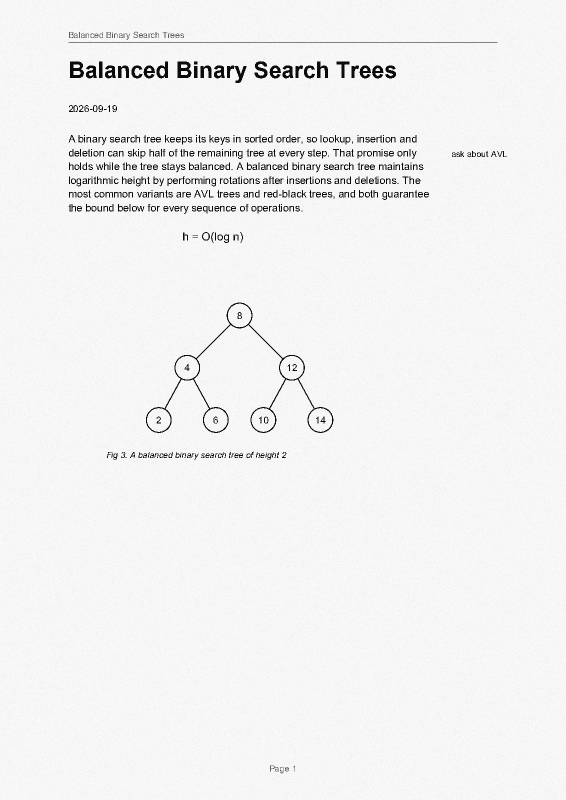
#> input picture tests/corpus/scan_p1.png, 1132 x 1600 px (shown at 1/2 size)
$ python -i segment.py   (imports and definitions only)
#> lines starting #> are read from the running program, lines starting #| are printed output that depends on the picture; after the words box and inside, x2 and y2 are one past the last pixel; in counts of white or black regions, pixels touching at a corner belong together
#> further down, picture is the input picture: shape (1600, 1132); min 0, max 255, mean 241.5
"""Pixels -> boxes, and the measurements classification reads.

Segmentation writes boxes and ``nature``. Measurement writes
``meta["line_count"]`` (8a: horizontal projection, not block height) and
``meta["ink"]`` (median grey of ink pixels, for the faint rule). Sparse
reclassify flips ``nature`` after text extraction, before ``kind`` exists.

Words -> lines is in ``lines`` (8e).
"""
from __future__ import annotations

import cv2
import numpy as np

from winnow.types import DEFAULT, Config, Region


# --- basics -------------------------------------------------------------

def to_gray(img: np.ndarray) -> np.ndarray:
    return img if img.ndim == 2 else cv2.cvtColor(img, cv2.COLOR_RGB2GRAY)


# [30 lines left out: functions work_scale, resize_to_work, text_zoom, normalise_polarity, not called in this run]


def binarise(gray: np.ndarray, cfg: Config = DEFAULT) -> np.ndarray:
    """Ink = 255. Otsu, but anything clearly darker than the paper is ink
    too: on a page of black text, Otsu alone files grey furniture under
    background and it vanishes without a trace."""
    t, _ = cv2.threshold(gray, 0, 255, cv2.THRESH_BINARY_INV | cv2.THRESH_OTSU)
#> t = 107
    paper = float(np.median(gray))
#> paper = 246
    t = max(t, paper - cfg.ink_min_contrast)
#> t = 206
    return np.where(gray < t, 255, 0).astype(np.uint8)
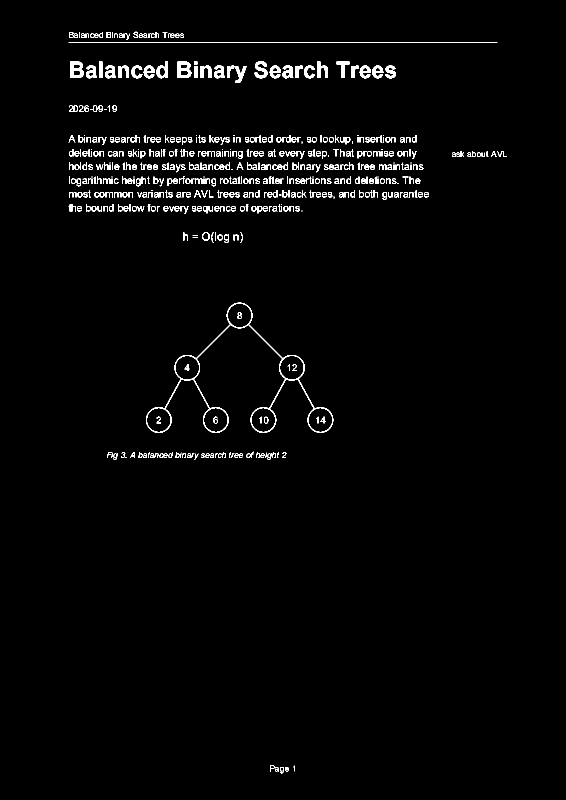
#> returned value: shape (1600, 1132) (shown at 1/2 size); 2% white in thin lines or dots, all inside (x1, y1, x2, y2) = (137, 63, 1014, 1547)


# [4 lines left out: function is_blank, not called in this run]


def _crop(gray: np.ndarray, r: Region) -> np.ndarray:
    h, w = gray.shape
    return gray[max(0, r.y0):min(h, r.y1), max(0, r.x0):min(w, r.x1)]


# --- measurement (8a) ---------------------------------------------------

# [30 lines left out: functions line_count, ink_level, measure, not called in this run]


# --- segmentation (image pages) ------------------------------------------

def _boxes(mask: np.ndarray) -> list[tuple[int, int, int, int]]:
    n, _, stats, _ = cv2.connectedComponentsWithStats(mask, connectivity=8)
    return [(x, y, x + w, y + h) for x, y, w, h, _ in stats[1:n]]


def _iou(a, b) -> float:
    ix = max(0, min(a[2], b[2]) - max(a[0], b[0]))
    iy = max(0, min(a[3], b[3]) - max(a[1], b[1]))
    inter = ix * iy
    union = (a[2] - a[0]) * (a[3] - a[1]) + (b[2] - b[0]) * (b[3] - b[1]) - inter
    return inter / union if union else 0.0


def glyph_height(ink: np.ndarray, cfg: Config) -> float:
    """Median component height on the page: the body glyph size."""
    n, _, st, _ = cv2.connectedComponentsWithStats(ink, connectivity=8)
#> n = 519; st = 519 rows, first 6: [0, 0, 1132, 1600, 1775627], [267, 63, 10, 13, 49], [138, 64, 9, 12, 58], [158, 64, 2, 12, 24], [199, 64, 7, 12, 33], [213, 64, 9, 12, 58]
    hs = st[1:n, 3][st[1:n, 4] >= cfg.noise_area]
#> hs = 514 values, max 261 at index 461, min 1 at index 22, mean 12.68
    return float(np.median(hs)) if hs.size else float(cfg.fallback_line_h)


def _stroke_share(ink: np.ndarray, box, glyph_h: float, cfg: Config) -> float:
    """Share of a block's ink in components far taller than a body glyph.
    Text: ~0. A drawing (often one connected component): most of it. A row
    of similar tall glyphs is a large-type title, so it scores 0."""
    x0, y0, x1, y1 = box
    n, _, st, _ = cv2.connectedComponentsWithStats(ink[y0:y1, x0:x1], connectivity=8)
    w, h, area = st[1:n, 2], st[1:n, 3], st[1:n, 4]
    tall = h > cfg.stroke_min_ratio * glyph_h
    if not tall.any():
        return 0.0
    glyphlike = (h >= cfg.row_similar * h[tall].min()) & (area < cfg.solid_fill * w * h)
    if glyphlike.sum() >= cfg.text_row_min:
        return 0.0
    return float(area[tall].sum() / max(1, area.sum()))


def segment(gray: np.ndarray, cfg: Config = DEFAULT) -> list[Region]:
    """Boxes and physical nature for a page already at work height."""
    ink = binarise(gray, cfg)
    glyph_h = glyph_height(ink, cfg)
#> glyph_h = 11
    k = cv2.getStructuringElement(cv2.MORPH_RECT, (cfg.dilate_h, cfg.dilate_v))
    blocks = _boxes(cv2.dilate(ink, k))
#> in _boxes, `n, _, stats, _ = cv2.connectedComponentsWithStats(mask, connectivity=8)`: n = 10; stats = [[0, 0, 1132, 1600, 1593692], [125, 57, 882, 36, 17453], [128, 116, 676, 57, 28613], [126, 204, 120, 27, 3221], [125, 264, 745, 171, 108816], [892, 296, 134, 25, 3221], [354, 458, 144, 35, 4452], [280, 599, 399, 274, 40258], [202, 897, 383, 29, 9550], [528, 1525, 74, 29, 1924]]
#> in _boxes, `n, _, stats, _ = cv2.connectedComponentsWithStats(mask, connectivity=8)`:
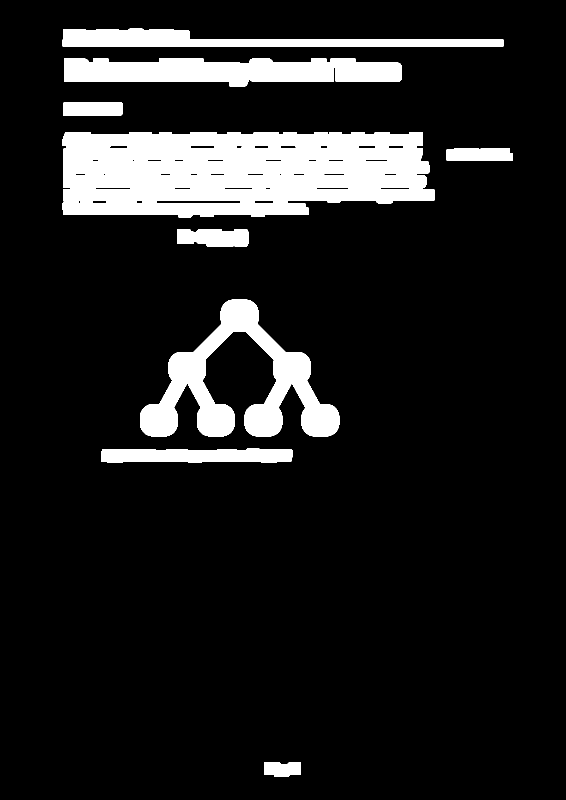
#> mask: shape (1600, 1132) (shown at 1/2 size); 12% white; 9 white regions, largest, box (x1, y1, x2, y2) and area: (125, 264, 870, 435) 108816, (280, 599, 679, 873) 40258, (128, 116, 804, 173) 28613
#> blocks = [(125, 57, 1007, 93), (128, 116, 804, 173), (126, 204, 246, 231), (125, 264, 870, 435), (892, 296, 1026, 321), (354, 458, 498, 493), (280, 599, 679, 873), (202, 897, 585, 926), (528, 1525, 602, 1554)]
    figs, texts = [], []
    for b in blocks:
        w, h = b[2] - b[0], b[3] - b[1]
        drawing = (w * h >= cfg.fig_min_area and h >= cfg.sparse_min_h
                   and _stroke_share(ink, b, glyph_h, cfg) > cfg.stroke_share_min)
        (figs if drawing else texts).append(b)
#> this loop made 9 passes
#> (b, drawing) on passes 1, 3, 5, 6, 8, 9: ((125, 57, 1007, 93), False), ((126, 204, 246, 231), False), ((892, 296, 1026, 321), False), ((354, 458, 498, 493), False), ((202, 897, 585, 926), False), ((528, 1525, 602, 1554), False)
#> (x0 in _stroke_share, y0 in _stroke_share, x1 in _stroke_share, y1 in _stroke_share, n in _stroke_share, drawing) on passes 2, 4: (128, 116, 804, 173, 27, False), (125, 264, 870, 435, 383, False)
    # Join scattered strokes of one drawing into one figure.
    if figs:
        m = np.zeros_like(ink)
        for x0, y0, x1, y1 in figs:
            m[y0:y1, x0:x1] = 255
        kc = cv2.getStructuringElement(cv2.MORPH_RECT, (cfg.fig_close_kernel,) * 2)
        figs = [b for b in _boxes(cv2.morphologyEx(m, cv2.MORPH_CLOSE, kc))
                if (b[2] - b[0]) * (b[3] - b[1]) >= cfg.fig_min_area]
#> in _boxes (call 2), `n, _, stats, _ = cv2.connectedComponentsWithStats(mask, connectivity=8)`: n = 2; stats = [[0, 0, 1132, 1600, 1701874], [280, 599, 399, 274, 109326]]
#> in _boxes (call 2), `n, _, stats, _ = cv2.connectedComponentsWithStats(mask, connectivity=8)`:
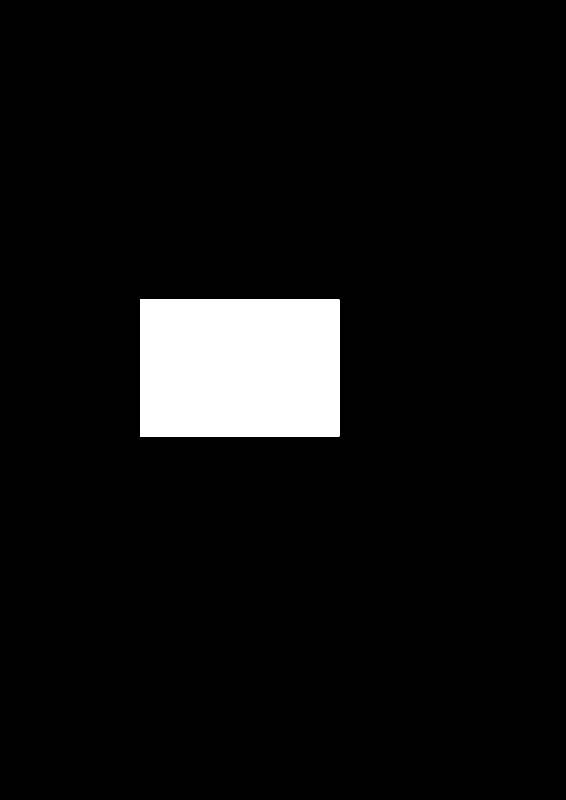
#> mask: shape (1600, 1132) (shown at 1/2 size); 6% white; 1 white region, box (x1, y1, x2, y2) and area: (280, 599, 679, 873) 109326
#> figs = [(280, 599, 679, 873)]
    # Text inside a figure is its labels; duplicates of one another merge.
    texts = [t for t in texts if not any(_iou(t, f) > 0 and _inside(t, f) for f in figs)]
#> texts = [(125, 57, 1007, 93), (128, 116, 804, 173), (126, 204, 246, 231), (125, 264, 870, 435), (892, 296, 1026, 321), (354, 458, 498, 493), (202, 897, 585, 926), (528, 1525, 602, 1554)]
    kept: list[tuple] = []
    for t in sorted(texts, key=lambda b: -(b[2] - b[0]) * (b[3] - b[1])):
        if all(_iou(t, o) <= cfg.merge_iou for o in kept):
            kept.append(t)
#> this loop made 8 passes
#> t on passes 2 to 8: (128, 116, 804, 173), (125, 57, 1007, 93), (202, 897, 585, 926), (354, 458, 498, 493), (892, 296, 1026, 321), (126, 204, 246, 231), (528, 1525, 602, 1554)
#> after the loop, kept = [(125, 264, 870, 435), (128, 116, 804, 173), (125, 57, 1007, 93), (202, 897, 585, 926), (354, 458, 498, 493), (892, 296, 1026, 321), (126, 204, 246, 231), (528, 1525, 602, 1554)]
    out = [Region(*map(int, f), nature="figure") for f in figs]
#> out = 1 item
    out += [Region(*map(int, t), nature="text") for t in kept]
#> out = 9 items
    return sorted(out, key=lambda r: (r.y0, r.x0))


def _inside(a, b) -> bool:
    cx, cy = (a[0] + a[2]) / 2, (a[1] + a[3]) / 2
    return b[0] <= cx <= b[2] and b[1] <= cy <= b[3]


# [17 lines left out: function reclassify_sparse, not called in this run]

>>> import cv2
>>> picture = cv2.imread('../tests/corpus/scan_p1.png', cv2.IMREAD_GRAYSCALE)
>>> result = segment(picture)
#> result = 9 items

$ run again, on tests/corpus/scan_p2.png
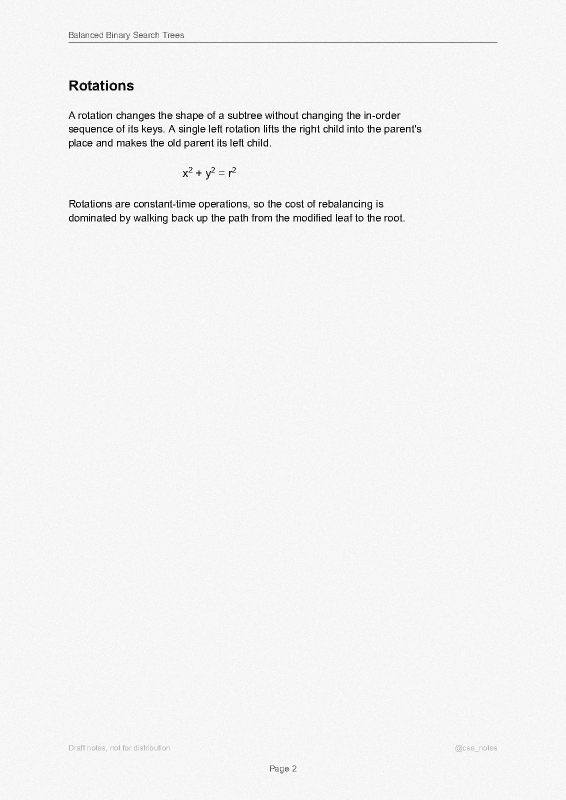
#> input picture tests/corpus/scan_p2.png, 1132 x 1600 px (shown at 1/2 size)
#> picture is the input picture: shape (1600, 1132); min 0, max 255, mean 243.8
#> in binarise, `t, _ = cv2.threshold(gray, 0, 255, cv2.THRESH_BINARY_INV | cv2.THRESH_..`: t = 105
#> paper = 246
#> in binarise, `t = max(t, paper - cfg.ink_min_contrast)`: t = 206
#> in binarise, `return np.where(gray < t, 255, 0).astype(np.uint8)`:
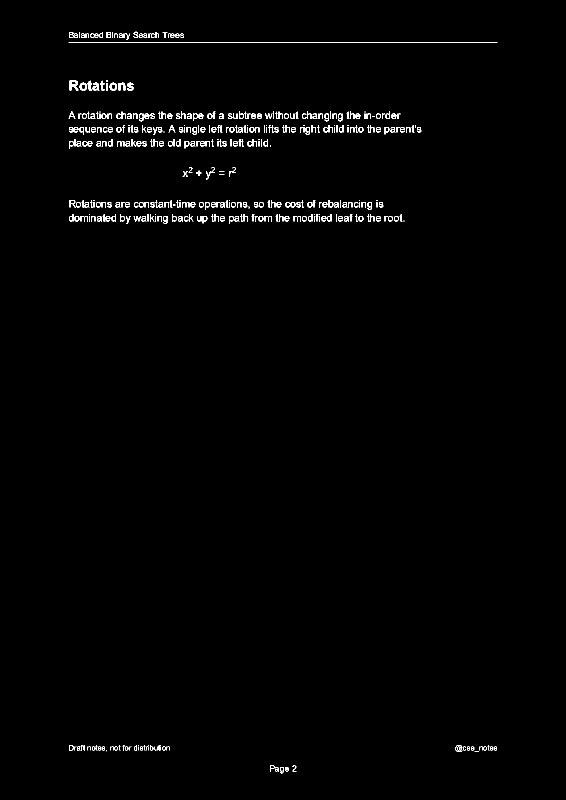
#> returned value: shape (1600, 1132) (shown at 1/2 size); 1% white in thin lines or dots, all inside (x1, y1, x2, y2) = (137, 63, 995, 1547)
#> in glyph_height, `n, _, st, _ = cv2.connectedComponentsWithStats(ink, connectivity=8)`: n = 390; st = 390 rows, first 6: [0, 0, 1132, 1600, 1792848], [267, 63, 10, 13, 49], [138, 64, 9, 12, 58], [158, 64, 2, 12, 24], [199, 64, 7, 12, 33], [213, 64, 9, 12, 58]
#> hs = 385 values, max 25 at index 209, min 1 at index 22, mean 11.29
#> glyph_h = 11
#> in _boxes, `n, _, stats, _ = cv2.connectedComponentsWithStats(mask, connectivity=8)`: n = 9; stats = [[0, 0, 1132, 1600, 1689702], [125, 57, 882, 36, 17453], [127, 155, 152, 33, 4798], [125, 217, 730, 87, 49150], [353, 328, 131, 38, 3942], [126, 394, 695, 61, 36188], [126, 1484, 225, 26, 5339], [899, 1484, 107, 27, 2624], [528, 1525, 77, 29, 2004]]
#> in _boxes, `n, _, stats, _ = cv2.connectedComponentsWithStats(mask, connectivity=8)`:
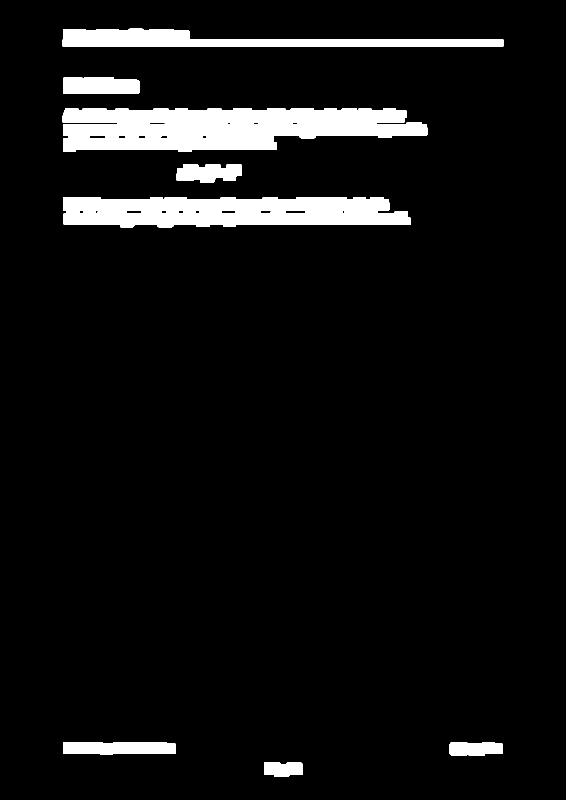
#> mask: shape (1600, 1132) (shown at 1/2 size); 6.7% white; 8 white regions, largest, box (x1, y1, x2, y2) and area: (125, 217, 855, 304) 49150, (126, 394, 821, 455) 36188, (125, 57, 1007, 93) 17453
#> blocks = [(125, 57, 1007, 93), (127, 155, 279, 188), (125, 217, 855, 304), (353, 328, 484, 366), (126, 394, 821, 455), (126, 1484, 351, 1510), (899, 1484, 1006, 1511), (528, 1525, 605, 1554)]
#> the loop in segment, `for b in blocks:` made 8 passes
#> b on passes 1, 2, 4, 6, 7, 8: (125, 57, 1007, 93), (127, 155, 279, 188), (353, 328, 484, 366), (126, 1484, 351, 1510), (899, 1484, 1006, 1511), (528, 1525, 605, 1554)
#> the loop in segment, `for t in sorted(texts, key=lambda b: -(b[2] - b[0]) * (b[3] - b[1])):` made 8 passes
#> t on passes 2 to 8: (126, 394, 821, 455), (125, 57, 1007, 93), (126, 1484, 351, 1510), (127, 155, 279, 188), (353, 328, 484, 366), (899, 1484, 1006, 1511), (528, 1525, 605, 1554)
#> after the loop in segment, `for t in sorted(texts, key=lambda b: -(b[2] - b[0]) * (b[3] - b[1])):`: kept = [(125, 217, 855, 304), (126, 394, 821, 455), (125, 57, 1007, 93), (126, 1484, 351, 1510), (127, 155, 279, 188), (353, 328, 484, 366), (899, 1484, 1006, 1511), (528, 1525, 605, 1554)]
#> out = 8 items

$ run again, on tests/corpus/scan_p3.png
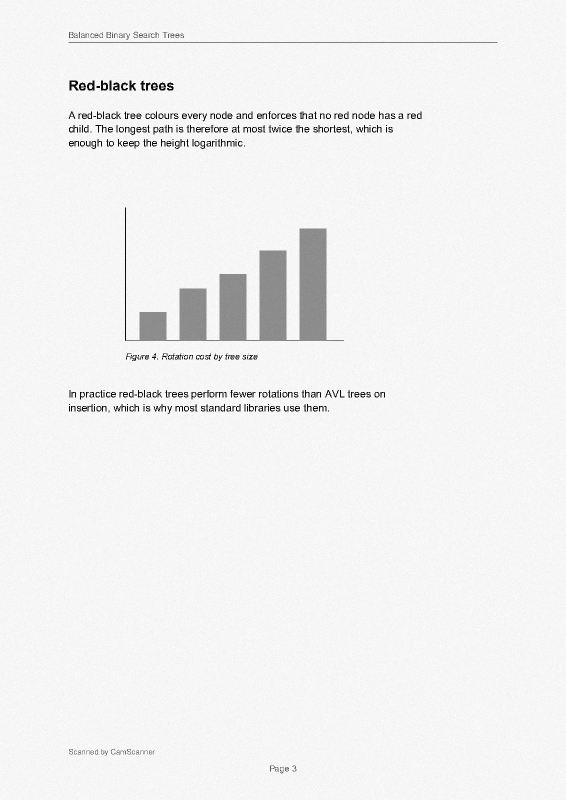
#> input picture tests/corpus/scan_p3.png, 1132 x 1600 px (shown at 1/2 size)
#> picture is the input picture: shape (1600, 1132); min 0, max 255, mean 241.5
#> in binarise, `t, _ = cv2.threshold(gray, 0, 255, cv2.THRESH_BINARY_INV | cv2.THRESH_..`: t = 157
#> paper = 246
#> in binarise, `t = max(t, paper - cfg.ink_min_contrast)`: t = 206
#> in binarise, `return np.where(gray < t, 255, 0).astype(np.uint8)`:
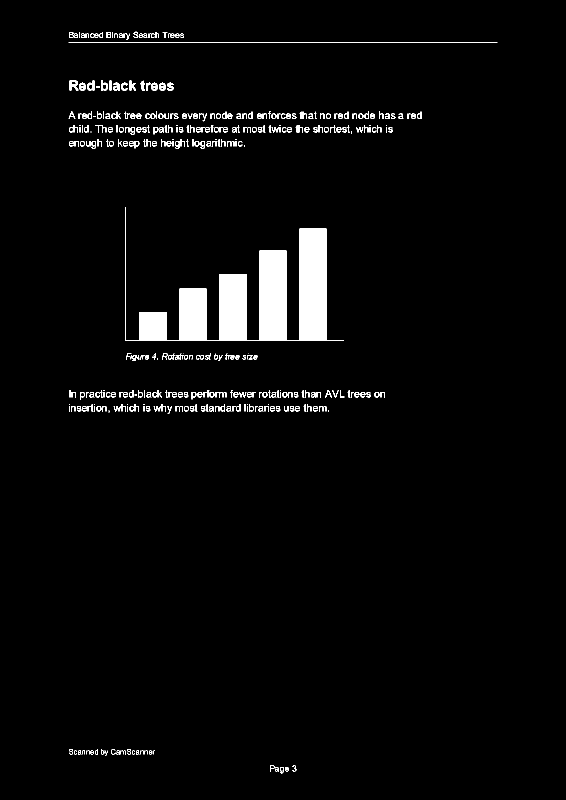
#> returned value: shape (1600, 1132) (shown at 1/2 size); 3.1% white; 365 white regions (34 under 20 px), largest, box (x1, y1, x2, y2) and area: (250, 415, 688, 682) 38661, (137, 85, 995, 86) 858, (139, 161, 157, 181) 219
#> in glyph_height, `n, _, st, _ = cv2.connectedComponentsWithStats(ink, connectivity=8)`: n = 366; st = 366 rows, first 6: [0, 0, 1132, 1600, 1754471], [267, 63, 10, 13, 49], [138, 64, 9, 12, 58], [158, 64, 2, 12, 24], [199, 64, 7, 12, 33], [213, 64, 9, 12, 58]
#> hs = 361 values, max 267 at index 195, min 1 at index 22, mean 12.09
#> glyph_h = 11
#> in _boxes, `n, _, stats, _ = cv2.connectedComponentsWithStats(mask, connectivity=8)`: n = 9; stats = [[0, 0, 1132, 1600, 1625779], [125, 57, 882, 36, 17453], [127, 155, 232, 33, 7332], [125, 217, 730, 88, 47423], [238, 409, 462, 280, 67827], [240, 701, 287, 28, 7078], [126, 774, 656, 61, 31774], [126, 1492, 196, 27, 4538], [528, 1525, 77, 29, 1996]]
#> mask: shape (1600, 1132); 10.2% white; 8 white regions, largest, box (x1, y1, x2, y2) and area: (238, 409, 700, 689) 67827, (125, 217, 855, 305) 47423, (126, 774, 782, 835) 31774
#> blocks = [(125, 57, 1007, 93), (127, 155, 359, 188), (125, 217, 855, 305), (238, 409, 700, 689), (240, 701, 527, 729), (126, 774, 782, 835), (126, 1492, 322, 1519), (528, 1525, 605, 1554)]
#> the loop in segment, `for b in blocks:` made 8 passes
#> (b, drawing) on passes 1, 2, 5, 7, 8: ((125, 57, 1007, 93), False), ((127, 155, 359, 188), False), ((240, 701, 527, 729), False), ((126, 1492, 322, 1519), False), ((528, 1525, 605, 1554), False)
#> in _boxes (call 2), `n, _, stats, _ = cv2.connectedComponentsWithStats(mask, connectivity=8)`: n = 2; stats = [[0, 0, 1132, 1600, 1681840], [238, 409, 462, 280, 129360]]
#> in _boxes (call 2), `n, _, stats, _ = cv2.connectedComponentsWithStats(mask, connectivity=8)`:
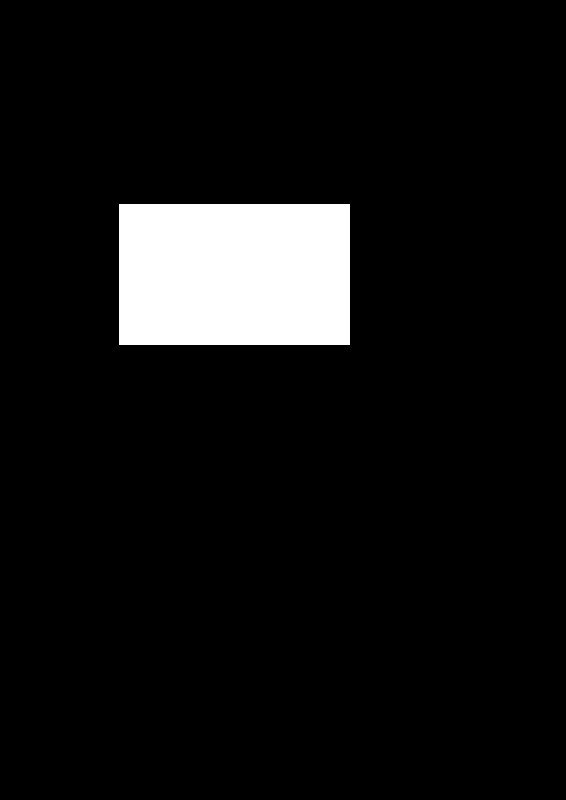
#> mask: shape (1600, 1132) (shown at 1/2 size); 7.1% white; 1 white region, box (x1, y1, x2, y2) and area: (238, 409, 700, 689) 129360
#> figs = [(238, 409, 700, 689)]
#> texts = [(125, 57, 1007, 93), (127, 155, 359, 188), (125, 217, 855, 305), (240, 701, 527, 729), (126, 774, 782, 835), (126, 1492, 322, 1519), (528, 1525, 605, 1554)]
#> the loop in segment, `for t in sorted(texts, key=lambda b: -(b[2] - b[0]) * (b[3] - b[1])):` made 7 passes
#> t on passes 2 to 7: (126, 774, 782, 835), (125, 57, 1007, 93), (240, 701, 527, 729), (127, 155, 359, 188), (126, 1492, 322, 1519), (528, 1525, 605, 1554)
#> after the loop in segment, `for t in sorted(texts, key=lambda b: -(b[2] - b[0]) * (b[3] - b[1])):`: kept = [(125, 217, 855, 305), (126, 774, 782, 835), (125, 57, 1007, 93), (240, 701, 527, 729), (127, 155, 359, 188), (126, 1492, 322, 1519), (528, 1525, 605, 1554)]
#> in segment, `out = [Region(*map(int, f), nature="figure") for f in figs]`: out = 1 item
#> in segment, `out += [Region(*map(int, t), nature="text") for t in kept]`: out = 8 items
